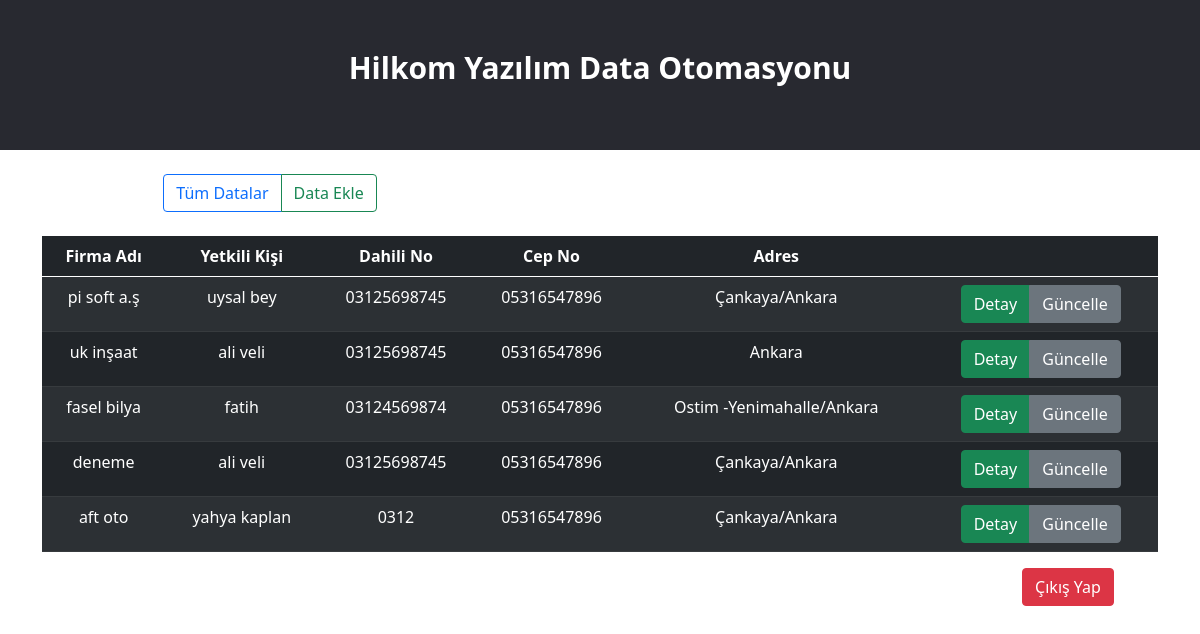
/home2.php (signed in), run on the app's committed database.
### tables this page shows
CREATE TABLE `data` (
  `id` int(11) NOT NULL,
  `firmaAdi` varchar(255) NOT NULL,
  `yetkili` varchar(255) NOT NULL,
  `dahili` varchar(255) NOT NULL,
  `cep` varchar(255) NOT NULL,
  `web` varchar(255) NOT NULL,
  `arama` varchar(255) NOT NULL,
  `detay` varchar(300) NOT NULL,
  `duzenleyen` varchar(255) NOT NULL,
  `sonuc` varchar(255) NOT NULL,
  `tarih` date NOT NULL,
  `adres` varchar(5000) NOT NULL
);

### home2.php (the view, shortened to what this page needs)
<?php
 include "sistem.php";
$sql ="SELECT * FROM data";
$sorgu = $db->prepare($sql);
$sorgu->execute();
?>
<!DOCTYPE html>
<html lang="tr">
<head>
    <link rel="stylesheet" type="text/css" href="style.css">
<link href="https://cdn.jsdelivr.net/npm/bootstrap@5.0.1/dist/css/bootstrap.min.css" rel="stylesheet">
</head>
<body>
  <header>
        <div class="container">
        <h1>Hilkom Yazılım Data Otomasyonu</h1>
        </div>
    </header>
      <div class="container" style="margin-left:-25%;margin-top: 2% ">
                <div >
                    <div class="btn-group">
                        <a href="home2.php" class="btn btn-outline-primary" >Tüm Datalar</a>
                        <a href="kaydet2.php" class="btn btn-outline-success">Data Ekle</a>
                    </div>
                </div>
            </div>
    <main>
        <div class="container">
            <div class="row mt-4">
                <div class="col">
                    <table class="table table-hover table-dark table-striped">
                        <thead>
                            <tr>
                                <th>Firma Adı</th>
                                <th>Yetkili Kişi</th>
                                <th>Dahili No</th>
                                <th>Cep No</th>
                                <th>Adres</th>
                                <th></th>
                            </tr>
                        </thead>
                        <tbody>
                        <?php while($satir = $sorgu->fetch(PDO::FETCH_ASSOC)) { ?>
                            <tr>
                                <td><?=$satir['firmaAdi']?></td>
                                <td><?=$satir['yetkili']?></td>
                                <td><?=$satir['dahili']?></td>
                                <td><?=$satir['cep']?></td>
                                <td><?=$satir['adres']?></td>
                                <td>
                                    <div class="btn-group">
                                        <a href="detay2.php?id=<?=$satir['id']?>" class="btn btn-success">Detay</a>
                                        <a href="guncelle2.php?id=<?=$satir['id']?>" class="btn btn-secondary">Güncelle</a>
                                    </div>
                                </td>
                            </tr>
                        <?php } ?>
                        </tbody>
                    </table>
                </div>
            </div>
        </div>
    <a href="index.php" style="margin-left: 78%" class="btn btn-danger">Çıkış Yap</a>
    </main>
</body>
</html>

### style.css (style rules this page uses)
body { padding: 0; margin: 0; font-family: 'helvatica',sans-serif; text-align: center; background-color: #fff; }
header { position: relative; width: 100%; height: 150px; left: 0; background-color: #282930; top: 0; }
header h1 { position: absolute; color: white; left: 0; right: 0; margin: auto; top: 50px; font-size: 30px; font-weight: bold; }
::placeholder { font:25px; text-align: center; }

### data on the page
data: firmaAdi "pi soft a.ş", yetkili "uysal bey", dahili "03125698745", cep "05316547896", adres "Çankaya/Ankara"
data: firmaAdi "uk inşaat", yetkili "ali veli", dahili "03125698745", cep "05316547896", adres "Ankara"
data: firmaAdi "fasel bilya", yetkili "fatih", dahili "03124569874", cep "05316547896", adres "Ostim -Yenimahalle/Ankara"
data: firmaAdi "deneme", yetkili "ali veli", dahili "03125698745", cep "05316547896", adres "Çankaya/Ankara"
data: firmaAdi "aft oto", yetkili "yahya kaplan", dahili "0312", cep "05316547896", adres "Çankaya/Ankara"
